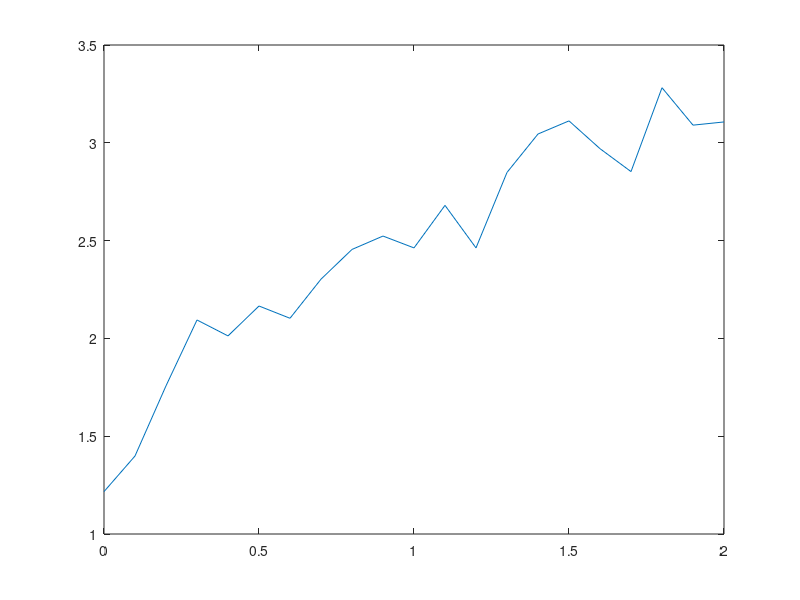

This chart was generated by the following MATLAB code: (Note: this script raises an error after producing the figure.)
% Part 1: Linear regression (weight space view)

randn('seed',0);
rand('seed',0);

%%%%%%%%%%%%%%%%%%%% INPUT DATA %%%%%%%%%%%%%%%%     1.a)

% Latent function f(X)
X = [];
X(:,2) = 0:0.1:2;   % X = [1, x1] 

n_xsamples = length(X(:,2));
X(:,1) = ones (n_xsamples,1);    % f(X)

%Noise
sigma_n = 0.2;  % Variance of the white noise.
m_n = 0;
noise = sigma_n*randn(n_xsamples,1) + m_n;

%Prior of weight vector
sigma_p = 2;    % Prior distribution of weight vector W = (w0 + X1*w1)
m_p = 0;        % Same distribution for all wights,  N(0,2)
cov_p = sigma_p*eye(2); % Weights are Independent

true_w = sigma_p*randn(2,1)+ m_p; % Realization of the prior weights
true_w = [1.6475; 0.8865];  % So that it fits the Exercises pdf example
% Resulting training input y = f(x) + n
y = X*true_w + noise;
plot(X(:,2), y);

%%%%%%%%%%%%%%%%%%%%%%%% p(w|X,y) %%%%%%%%%%%%%%%%%  1.b)
% Get the posterior model of the weights W

cov_p_inv = geninv(cov_p);             % Auxiliary matrices
A = (sigma_n^-1)*(X.'*X) + cov_p_inv;
A_inv = geninv (A); 

m_w = (sigma_n^-1)*A_inv*X.'*y;   % E of p(w|X,y)
cov_w = A_inv;                    % Var of p(w|X,y)

hold on
plot(X(:,2), X*m_w);

%%%%%%%%%%%%%% Confidence values %%%%%%%%%%%5%%   1.c) 
figure();
% The confidence values at 95% are obtaines as m +- 2*sigma
range_w1 = [m_w(1) - 2*sqrt(cov_w(1,1)), m_w(1) + 2*sqrt(cov_w(1,1))];
range_w2 = [m_w(2) - 2*sqrt(cov_w(2,2)), m_w(2) + 2*sqrt(cov_w(2,2))];
% Plotting the ranges
hold on
plot(X(:,2), X*[range_w1(1); range_w2(1)]);
hold on
plot(X(:,2), X*[range_w1(2); range_w2(2)]);
hold on;
plot(X(:,2), y,'x');
%%%%%%%%%%%% Sampling the posterior of W and perform regresion %%%%%%%%%%%   1.d) 
n_ws = 50;                  % Number of samples of the posterior
x_values = -1:0.1:3;        % X values used to estimate f(x)
n_test = length(x_values);

X_t = ones (n_test,2);    % f(X)
X_t(:,2) = x_values;

chol_cov_w = chol(cov_w); % Cholesky decomposition

% Rempat  copies the m_w.', n_ws times.
ws = repmat(m_w.',n_ws,1) + randn(n_ws,2)*chol_cov_w;
% Set of the ws values (samples of the posterior of w)
ws = ws.';

figure();
for i =1:n_ws
    y_ws = X_t*ws(:,i);
    hold on;
    plot(X_t(:,2),y_ws);
end
    
%%%% Sampling from the posterior of the function p(f|x,X_*,y) %%% 
% Where the X_* are the points -1:0.1:3 (New data to perform regression)

m_f = (sigma_n^-1)*A_inv*X.'*y;  % E of p(f|x,X,y)
m_f = X_t*m_f;

cov_f = X_t*A_inv*X_t.';        % Var of p(f|x,X,y)

figure();

plot (X_t(:,2), m_f);
hold on;

% Plot upper and lower variance bounds
[Xtest_sorted, order] = sort(X_t(:,2));

upper = zeros ( n_test, 1);
for i = 1:n_test
    upper(i) = m_f(i) + 2 * sqrt( cov_f(i,i));
end

upper_sorted = upper(order);
plot(Xtest_sorted,upper_sorted);
hold on;

lower = zeros ( n_test, 1);
for i = 1:n_test
    lower(i) = m_f(i) - 2 * sqrt(cov_f(i,i));
end

lower_sorted = lower(order);
plot(Xtest_sorted,lower_sorted);
hold on;

plot(Xtest_sorted,lower_sorted);
hold on;
plot(X(:,2), y,'x');
%%%%%%%%%%%%%%%%%%%%%%%%%%%%%%%%%%%%%%%%%%%%%%%%%%%%%%%%%%%%%%
%%%%%%%%%%%%%%%%%%%% Using airline data %%%%%%%%%%%%%%%%%%%        1.f)
%%%%%%%%%%%%%%%%%%%%%%%%%%%%%%%%%%%%%%%%%%%%%%%%%%%%%%%%%%%%%%
% Load and normalize the data 
load('DatosLabReg.mat');
[N, D] = size(Xtrain); 
D = D + 1; 
Ntest = size(Xtest,1);
mx = mean(Xtrain,1); 
stdx = std(Xtrain,1,1);
X = [ones(N,1) (Xtrain - ones(N,1)*mx)./(ones(N,1)*stdx)];
Xtest = [ones(Ntest,1) (Xtest - ones(Ntest,1)*mx)./(ones(Ntest,1)*stdx)];
y = Ytrain;

%%%%%%%%%%%%%%%%%%%%% Get the prior of W and noise   %%%%%%%%%%%%%%%%% 1.g)

sigma_p = mean((X\y).^2); % Gross estimation of s02. Prior variance of W
sigma_n = 2*mean((y-X*(X\y)).^2); % Gross estimation of sn2. Prior noise variance.

cov_p = sigma_p*eye(D);  % Prior covariance of weight vector.

%%%%%%%%%%%%%%%%% Posterior of weight vector p(w|X,y) %%%%%%%%%%%%%%%%%%% 

cov_p_inv = geninv(cov_p);
A = (sigma_n^-1)*(X.'*X) + cov_p_inv;
A_inv = geninv (A); 

m_w = (sigma_n^-1)*A_inv*X.'*y;  % E of p(w|X,y)
m_w = m_w.';
cov_w = A_inv;                   % Var of p(w|X,y)

%%% Confidence values %%%  
% The confidence values at 95% are obtaines as m +- 2*sigma
range_w = zeros(D,2);
for i = 1:D
    range_w(i,:) = [m_w(i) - 2*sqrt(cov_w(i,i)), m_w(i) + 2*sqrt(cov_w(i,i))];
end

%%%%%%%%%%%%%%% Make the predictions %%%%%%%%%%%%%%%%%%%              1.h)

m_f = (sigma_n^-1)*A_inv*X.'*y;                 % E of p(f|x,X,y)
m_f = Xtest*m_f;

cov_f = Xtest*A_inv*Xtest.';        % Var of p(f|x,X,y)

m_y = m_f;
v_y = zeros (length(m_y),1);

for i=1:length(m_y)
    v_y(i) = (sigma_n) + cov_f(i,i); % Var(Y) = Var(f(X)) + Var(n)
end

MSE = mean((Ytest - m_y).^2);
NLPD = 0.5*mean((Ytest -m_y).^2./v_y+0.5*log(2*pi*v_y));

